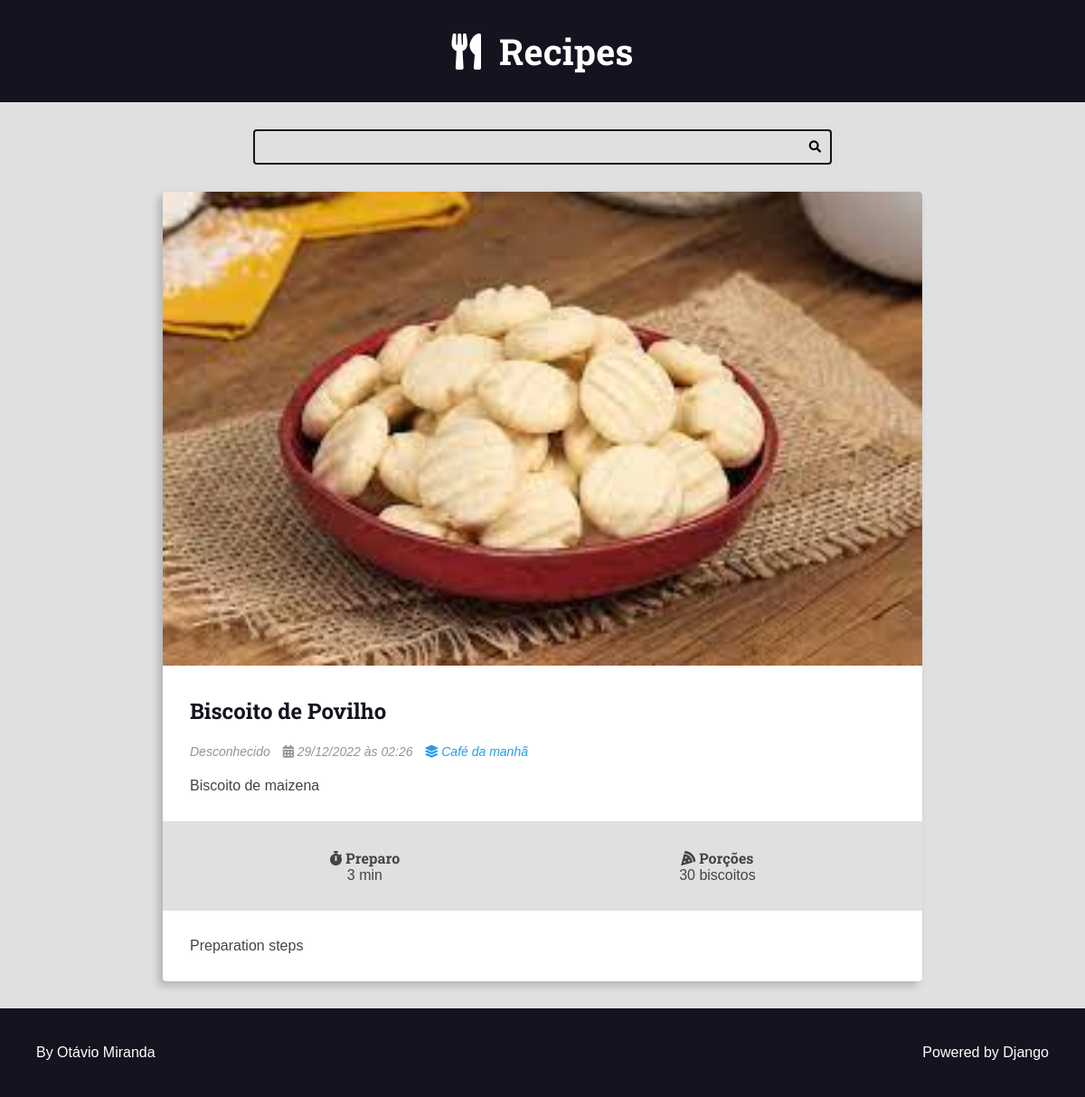
Screenshot of /recipes/5/ with the database file from the repository.
### recipes/models.py (models this page shows, shortened)
class Recipe(models.Model):
    title = models.CharField(max_length=65)
    description = models.CharField(max_length=165)
    slug = models.SlugField()
    preparation_time = models.IntegerField()
    preparation_time_unit = models.CharField(max_length=65)
    servings = models.IntegerField()
    servings_unit = models.CharField(max_length=65)
    preparation_steps = models.TextField()
    preapration_steps_is_html = models.BooleanField(default=False)
    created_at = models.DateTimeField(auto_now_add=True)
    updated_at = models.DateTimeField(auto_now=True)
    is_published = models.BooleanField(default=False)
    cover = models.ImageField(
        upload_to='recies/covers/%Y/%m/%d/', blank=True, default='')
    category = models.ForeignKey(
        Category, on_delete=models.SET_NULL,
        null=True, blank=True, default=None)
    author = models.ForeignKey(
        User, on_delete=models.SET_NULL, null=True, blank=True)

class Category(models.Model):
    name = models.CharField(max_length=65)

### recipes/views.py (the view)
# urls.py: path('recipes/<int:id>/', views.recipe, name="recipe"),
def recipe(request, id):
    recipe = get_object_or_404(Recipe, pk=id, is_published=True,)
    return render(request, 'recipes/pages/recipe-view.html', context={
        'recipe': recipe,
        'is_detail_page': True,
    })

### recipes/templates/recipes/pages/recipe-view.html (shortened to what this page needs)
{% extends './base.html' %}
{% block content %}
<div class="main-content main-content-detail container">
    {% include 'recipes/partials/recipes.html' %}
</div>
{% endblock content %}

### recipes/templates/recipes/partials/recipes.html (shortened to what this page needs)
<div class="recipe recipe-list-item">
    <div class="recipe-cover">
        <a href="{% url 'recipes:recipe' recipe.id %}">
            <img src="{{ recipe.cover.url }}" alt="Temporário" style="width: 100%">
        </a>
    </div>
    <div class="recipe-title-container">
        <h2 class="recipe-title">
            <a href="{% url 'recipes:recipe' recipe.id %}">
                {{ recipe.title }}
            </a>
        </h2>
    </div>
    <div class="recipe-author">
        <span class="recipe-author-item">
            {% if recpie.author is not None %}
                <i class="fas fa-user"></i>
                {{ recipe.author.first_name }} {{ recipe.author.last_name }}
            {% else %}
                Desconhecido
            {% endif %}
        </span>
        <span class="recipe-author-item">
            <i class="fas fa-calendar-alt"></i>
            {{ recipe.created_at|date:"d/m/Y" }} às {{ recipe.created_at|date:"H:i" }}
        </span>
        {% if recipe.category is not None %}
        <span class="recipe-author-item">
            <a href="{% url 'recipes:category' recipe.category.id %}">
                <i class="fas fa-layer-group"></i>
                <span>{{ recipe.category.name }}</span>
            </a>
        </span>
        {% endif %}
    </div>
    <div class="recipe-content">
        <p>{{ recipe.description }}</p>
    </div>
    <div class="recipe-meta-container">
        <div class="recipe-meta recipe-preparation">
            <h3 class="recipe-meta-title"><i class="fas fa-stopwatch"></i> Preparo</h3>
            <div class="recipe-meta-text">
                {{ recipe.preparation_time }} {{ recipe.preparation_time_unit }}
            </div>
        </div>
        <div class="recipe-meta recipe-servings">
            <h3 class="recipe-meta-title"><i class="fas fa-pizza-slice"></i> Porções</h3>
            <div class="recipe-meta-text">
                {{ recipe.servings }} {{ recipe.servings_unit }}
            </div>
        </div>
    </div>
    {% if is_detail_page is True %}
        <div class="preparation-steps">
            {{ recipe.preparation_steps|linebreaksbr }}
        </div>
    {% endif %}
</div>

### recipes/static/recipes/css/styles.css (style rules this page uses)
:root { --color-primary: #269fe6; --color-primary-hover: #2086c2; --color-primary-dark: #13141f; --color-primary-dark-hover: #212336; --color-primary-light: #d4ecfa; --color-primary-light-hover: #bdd8e7; --color-white: #fff; --color-black: #000; --color-dark-text: #444; --color-info-light: #cce5ff; --color-debug-light: #cce5ff; --color-success-light: #d4edda; --color-alert-light: #fff3cd; --color-warning-light: #fff3cd; --color-error-light: #f8d7da; --color-info-dark: #4d86c4; --color-debug-dark: #4d86c4; --color-success-dark: #4a9c5d; --color-alert-dark: #927f40; --color-warning-dark: #927f40; --color-error-dark: #da525d; --color-gray-0: #f9f9f9; --color-gray-1: #e0e0e0; --color-gray-2: #c7c7c7; --color-gray-3: #aeaeae; --color-gray-4: #959595; --color-gray-5: #7d7d7d; --color-gray-6: #646464; --color-gray-7: #4b4b4b; --color-gray-8: #323232; --color-gray-9: #191919; --font-primary: sans-serif; --font-headings: 'Roboto Slab', serif; --spacing-gutter-medium: 3rem; --spacing-gutter-large: 4rem; }
* { padding: 0; margin: 0; box-sizing: border-box; }
html { font-size: 62.5%; }
body { font-size: 1.6rem; font-family: var(--font-primary); background: var(--color-gray-1); color: var(--color-dark-text); }
h1, h2, h3, h4, h5, h6 { font-family: var(--font-headings); }
img { max-width: 100%; }
a { color: var(--color-primary); text-decoration: none; }
.container { max-width: 144rem; margin: 0 auto; padding: var(--spacing-gutter-medium); }
.main-content { padding-top: 0; }
.recipe { background: var(--color-white); box-shadow: -5px 5px 10px rgba(0, 0, 0, 0.2); transform: scale(1); transition: all 300ms ease-in-out; border-radius: 0.4rem; overflow: hidden; }
.recipe img { max-width: 100%; }
.recipe-list-item { max-width: 64rem; height: fit-content; }
.recipe-title-container { padding: var(--spacing-gutter-medium); padding-bottom: 2rem; }
.recipe-title-container a { text-decoration: none; color: var(--color-primary-dark); }
.recipe-author { padding: 0 var(--spacing-gutter-medium); }
.recipe-content { padding: var(--spacing-gutter-medium); padding-top: 2rem; }
.recipe-author-item { color: var(--color-gray-4); margin-right: 1rem; font-style: italic; font-size: 1.4rem; }
.recipe-author a { color: var(--color-primary); transition: all 300ms ease-in-out; text-decoration: none; }
.recipe-meta-container { display: flex; flex-flow: row wrap; padding: var(--spacing-gutter-medium); background: var(--color-gray-1); }
.recipe-meta { display: flex; flex-flow: column nowrap; flex-shrink: 1; flex-grow: 1; text-align: center; }
.recipe-meta-title { font-size: 1.6rem; }
.main-content-detail .recipe-list-item { max-width: 84rem; margin: 0 auto; }
.preparation-steps { padding: var(--spacing-gutter-medium); }

### rows the page displays
Recipe: cover (picture), title "Biscoito de Povilho", created_at "29/12/2022", created_at "02:26", category.name "Café da manhã", description "Biscoito de maizena", preparation_time "3", preparation_time_unit "min", servings "30", servings_unit "biscoitos", preparation_steps "Preparation steps"
